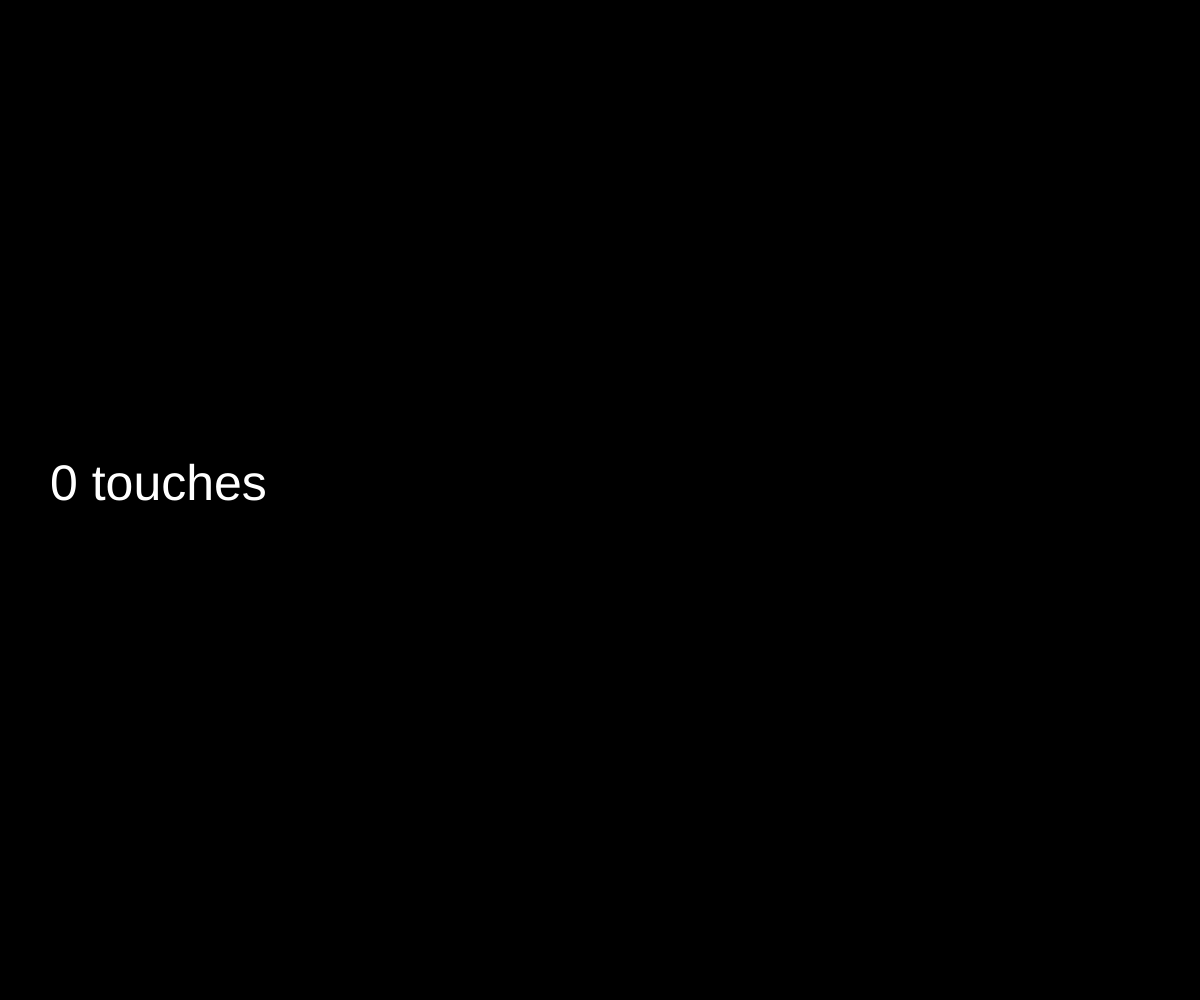
Frame 1 (no input)
Frame 60 (no input): identical to frame 1, image omitted
Frame 120 (the mouse pressed at the canvas centre since frame 60): identical to frame 1, image omitted

The p5.js sketch that drew this single still picture (run headless with seeded random() and noise() and a simulated clock; from frame 60 on, the mouse is pressed at the canvas centre):

// p5.js sketch
// ── sketch.js
/***********
 * This adds displays the number of touches
 * Touches are similar to mouse clicks except that
 * mouse clicks are singular and on mobile devices you can have multiple touches
 ***********/

function setup() {
    createCanvas(windowWidth, windowHeight);

}

function draw() {
    background(0);

    fill(255);
    textSize(50);
    text(touches.length + " touches", 50, height/2);

    for (let i = 0; i < touches.length; i++) {
        fill(0, 255, 0, 200);
        noStroke();
        ellipse(touches[i].x, touches[i].y, 100, 100);
    }
}
